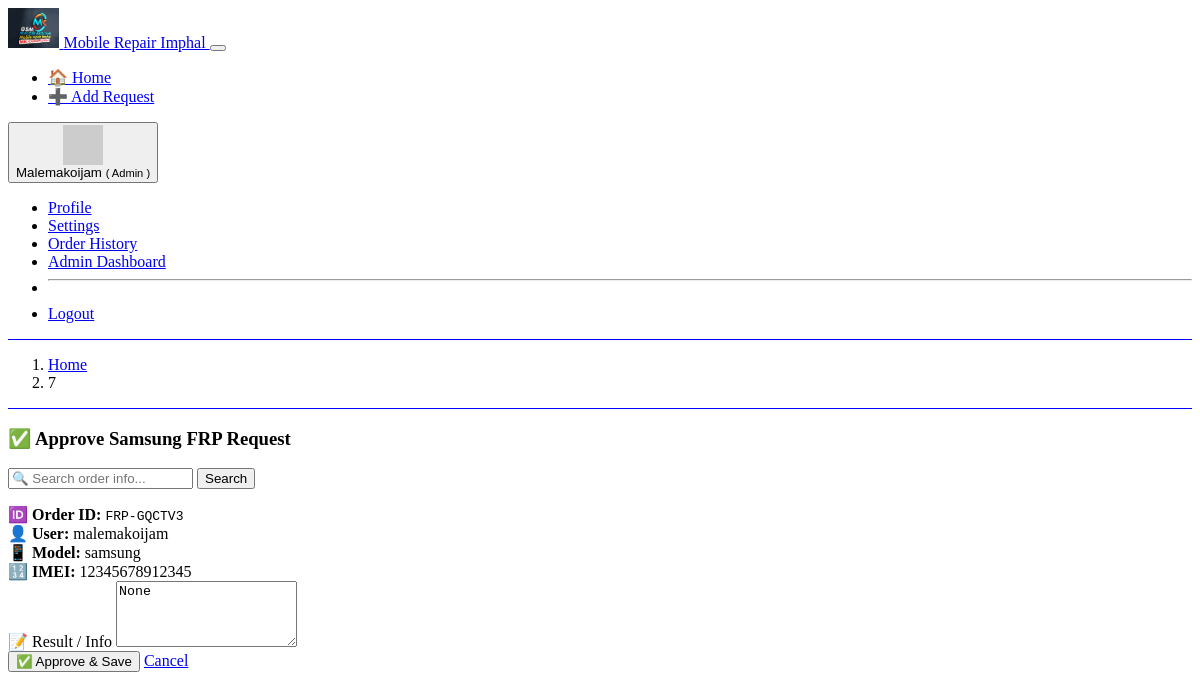
/approve-order/7/ (signed in), run on the app's committed database.
### repair/models.py (models this page shows, shortened)
class SamsungOrder(models.Model):
    user = models.ForeignKey(User, on_delete=models.CASCADE)
    custom_id = models.CharField(max_length=20, unique=True, editable=False, default=generate_custom_order_id)
    model = models.TextField()
    imei = models.CharField(max_length=17)
    result = models.TextField(blank=True, null=True)
    created_at = models.DateTimeField(auto_now_add=True)
    status = models.CharField(max_length=20, choices=[
        ('processing', 'Processing'),
        ('done', 'Done'),
        ('rejected', 'Rejected')
    ], default='processing')

### repair/views.py (the view, shortened to what this page needs)
# urls.py: path("approve-order/<int:order_id>/", views.approve_order, name="approve_order"),
@user_passes_test(lambda u: u.is_staff)
def approve_order(request, order_id):
    order = get_object_or_404(SamsungOrder, id=order_id)
    return render(request, "repair/approve_order.html", {"order": order})

### repair/forms.py
class SubscribeForm(forms.Form):
    email = forms.EmailField(widget=forms.EmailInput(attrs={
        'class': 'form-control',
        'placeholder': 'Enter your email'
    }))

### repair/context_processors.py (called while the page is built)
def subscribe_form(request):
    return {
        'form': SubscribeForm()
    }

### repair/templatetags/breadcrumbs.py (called while the page is built)
@register.simple_tag(takes_context=True)
def breadcrumb(context):
    request = context['request']
    path_parts = request.path.strip('/').split('/')
    url = ''
    crumbs = []
    for i, part in enumerate(path_parts):
        url += f'/{part}'
        try:
            match = resolve(url)
            name = match.url_name
            label = BREADCRUMB_LABELS.get(name, part.replace('-', ' ').capitalize())
        except Resolver404:
            label = part if part.isdigit() else part.replace('-', ' ').capitalize()
        crumbs.append((label, url))
    return crumbs

### repair/templates/repair/approve_order.html (shortened to what this page needs)
{% include 'repair/header.html' %}
{% block content %}
<div class="container mt-5">
  <h3 class="fw-bold text-primary mb-4">✅ Approve Samsung FRP Request</h3>
  <form method="GET" class="mb-4">
    <div class="input-group">
      <input type="text" name="q" class="form-control" placeholder="🔍 Search order info..." value="{{ request.GET.q }}">
      <button type="submit" class="btn btn-outline-primary">Search</button>
    </div>
  </form>
  <div class="card shadow-lg border-0 rounded">
    <div class="card-body">
      <div class="mb-3">
        <strong>🆔 Order ID:</strong> <code>{{ order.custom_id }}</code><br>
        <strong>👤 User:</strong> {{ order.user.username }}<br>
        <strong>📱 Model:</strong> {{ order.model }}<br>
        <strong>🔢 IMEI:</strong> {{ order.imei }}
      </div>
      <form method="post">
        <div class="mb-3">
          <label for="result" class="form-label">📝 Result / Info</label>
          <textarea name="result" id="result" class="form-control" rows="4" required>{{ order.result }}</textarea>
        </div>
        <div class="d-flex justify-content-between">
          <button type="submit" class="btn btn-success">
            ✅ Approve & Save
          </button>
          <a href="{% url 'admin_dashboard' %}" class="btn btn-outline-secondary">
            Cancel
          </a>
        </div>
      </form>
    </div>
  </div>
</div>
{% endblock %}

### repair/templates/repair/header.html (shortened to what this page needs)
{% load static %}
<nav class="navbar navbar-expand-lg bg-body-tertiary shadow-sm sticky-top">
  <div class="container-fluid">
    <a class="navbar-brand fw-bold d-flex align-items-center" href="{% url 'home' %}" data-bs-toggle="offcanvas" data-bs-target="#offcanvasScrolling" aria-controls="offcanvasScrolling" >
      <img src="{% static 'images/logo.jpg' %}" alt="Logo" style="height: 40px;" class="me-2 rounded" />
      Mobile Repair Imphal
    </a>
    <button class="navbar-toggler" type="button" data-bs-toggle="collapse" data-bs-target="#navbarText" aria-controls="navbarText" aria-expanded="false" aria-label="Toggle navigation">
    </button>
    <div class="collapse navbar-collapse" id="navbarText">
      <ul class="navbar-nav me-auto mb-2 mb-lg-0">
        <li class="nav-item">
          <a class="nav-link {% if request.resolver_match.url_name == 'home' %}active{% endif %}" href="{% url 'home' %}">🏠 Home</a>
        </li>
        <li class="nav-item">
          <a class="nav-link" href="{% url 'add_repair_request' %}">➕ Add Request</a>
        </li>
      </ul>
      <div class="d-flex align-items-center">
        {% if user.is_authenticated %}
          <div class="dropdown">
            <button class="btn dropdown-toggle d-flex align-items-center" type="button" id="userDropdown" data-bs-toggle="dropdown" aria-expanded="false">
              <img src="https://ui-avatars.com/api/?name={{ user.username }}" class="rounded-circle shadow-sm me-2" width="40" height="40" alt="User Avatar" />
              <div class="ms-2 d-none d-sm-block text-start">
                     <span class="fw-semibold">{{ user.username|title }}</span>
                    <small class="text-dark">(
                      {% if user.is_superuser %}Admin
                      {% elif user.is_staff %}Staff
                      {% else %}Customer
                      {% endif %}
                    )</small>
                  </div>
            </button>
            <ul class="dropdown-menu dropdown-menu shadow" aria-labelledby="userDropdown">
              <li><a class="dropdown-item" href="{% url 'profile' %}">Profile</a></li>
              <li><a class="dropdown-item" href="{% url 'user_settings' %}">Settings</a></li>
              <li><a class="dropdown-item" href="{% url 'samsung_tools' %}">Order History</a></li>
              {% if user.is_superuser %}
              <li><a class="dropdown-item" href="{% url 'admin_dashboard' %}">Admin Dashboard</a></li>
              {% endif %}
              <li><hr class="dropdown-divider"></li>
              <li><a class="dropdown-item text-danger" href="{% url 'logout' %}">Logout</a></li>
            </ul>
          </div>
        {% else %}
          <a href="{% url 'login_register' %}" class="btn btn-outline-primary">
            <i class="bi bi-person-circle me-1"></i> Login / Register
          </a>
        {% endif %}
      </div>
    </div>
  </div>
</nav>
      {% include "repair/breadcrumbs.html" %}

### repair/templates/repair/header.html (style rules this page uses)
.nav-link { color: blue; position: relative; transition: color 0.3s ease; }
.nav-link::after { content: ''; position: absolute; bottom: 0; left: 0; height: 2px; width: 0%; background-color: blue; transition: width 0.3s ease; }

### data on the page
SamsungOrder: custom_id "FRP-GQCTV3", user.username "malemakoijam", model "samsung", imei "12345678912345", result "None"

### other printed values
{{ user.username|title }} "Malemakoijam"
{{ label }} "7"
